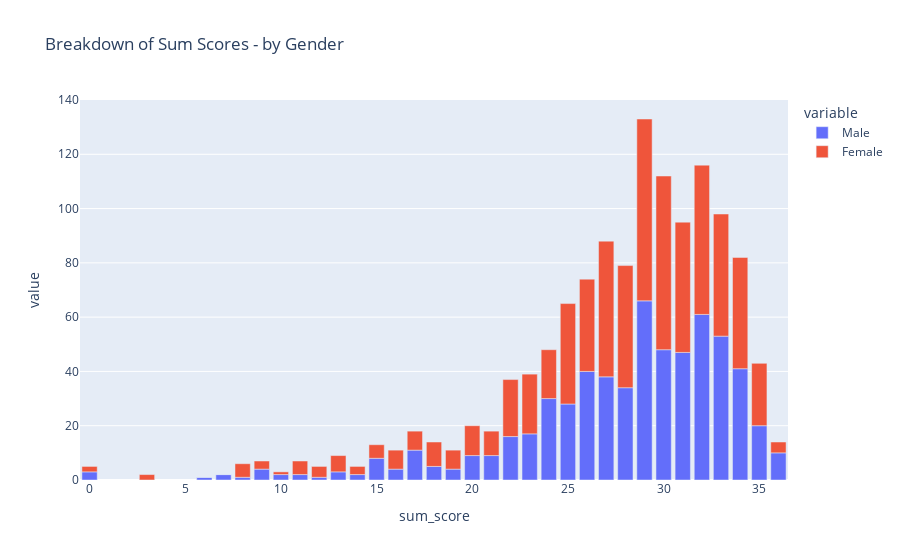

Notebook code for this chart:
### Code cell
# Stacked with Males and Females displayed.  I tried to do a radio button for Voila but just kept getting errors
fig=px.bar(dfsum,x='sum_score',y=['Male','Female'],title="Breakdown of Sum Scores - by Gender")
fig.show()

### Figure 1 — Plotly figure (JSON) as saved in the notebook; plotly's stock layout.template omitted (floating-point values rounded to 4 significant figures)
{"data": [{"alignmentgroup": "True", "hovertemplate": "variable=Male<br>sum_score=%{x}<br>value=%{y}<extra></extra>", "legendgroup": "Male", "marker": {"color": "#636efa", "pattern": {"shape": ""}}, "name": "Male", "offsetgroup": "Male", "orientation": "v", "showlegend": true, "textposition": "auto", "type": "bar", "x": [0, 3, 6, 7, 8, 9, 10, 11, 12, 13, 14, 15, 16, 17, 18, 19, 20, 21, 22, 23, 24, 25, 26, 27, 28, 29, 30, 31, 32, 33, 34, 35, 36], "xaxis": "x", "y": [3, 0, 1, 2, 1, 4, 2, 2, 1, 3, 2, 8, 4, 11, 5, 4, 9, 9, 16, 17, 30, 28, 40, 38, 34, 66, 48, 47, 61, 53, 41, 20, 10], "yaxis": "y"}, {"alignmentgroup": "True", "hovertemplate": "variable=Female<br>sum_score=%{x}<br>value=%{y}<extra></extra>", "legendgroup": "Female", "marker": {"color": "#EF553B", "pattern": {"shape": ""}}, "name": "Female", "offsetgroup": "Female", "orientation": "v", "showlegend": true, "textposition": "auto", "type": "bar", "x": [0, 3, 6, 7, 8, 9, 10, 11, 12, 13, 14, 15, 16, 17, 18, 19, 20, 21, 22, 23, 24, 25, 26, 27, 28, 29, 30, 31, 32, 33, 34, 35, 36], "xaxis": "x", "y": [2, 2, 0, 0, 5, 3, 1, 5, 4, 6, 3, 5, 7, 7, 9, 7, 11, 9, 21, 22, 18, 37, 34, 50, 45, 67, 64, 48, 55, 45, 41, 23, 4], "yaxis": "y"}], "layout": {"barmode": "relative", "legend": {"title": {"text": "variable"}, "tracegroupgap": 0}, "title": {"text": "Breakdown of Sum Scores - by Gender"}, "xaxis": {"anchor": "y", "domain": [0, 1], "title": {"text": "sum_score"}}, "yaxis": {"anchor": "x", "domain": [0, 1], "title": {"text": "value"}}}}
